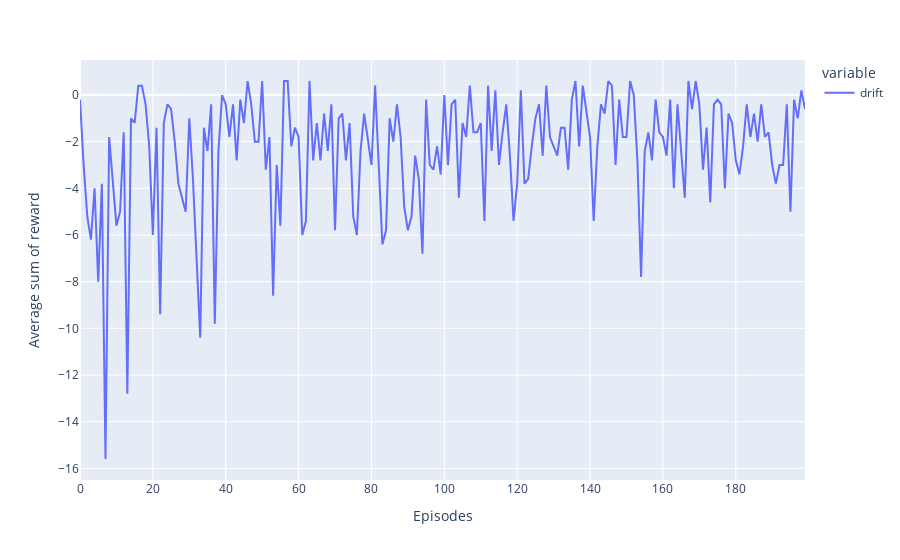

Notebook code cell kept with this figure:
### Code cell
runs = 5 #repeat trainning process
episodes = 200
drift_ep = 50
DQag_drift = np.empty((episodes, runs))
#agent1 = run_qlearner(episodesT, 0.2, epsilon=0.1, alpha=0.2)[0]
for i in tqdm(range(runs)):
    agent = DQNAgent(state_dim, action_dim)
    DQag_drift[:, i] = run_agent(episodes,0)

data_eps1 = {'drift':np.apply_along_axis(np.mean, 1, DQag_drift) }
df_eps1 = pd.DataFrame(data=data_eps1)
#print(data_eps1)
#print(df_eps1.shape)
fug = px.line(data_eps1, y=['drift'])
fug.update_layout(xaxis_title = 'Episodes', yaxis_title = 'Average sum of reward')
fug.show()

### Figure 1 — Plotly figure (JSON) as saved in the notebook; plotly's stock layout.template omitted (floating-point values rounded to 4 significant figures; data arrays with more than 128 entries replaced by an {"elided": "..."} marker saying what was removed)
{"data": [{"hovertemplate": "variable=drift<br>index=%{x}<br>value=%{y}<extra></extra>", "legendgroup": "drift", "line": {"color": "#636efa", "dash": "solid"}, "marker": {"symbol": "circle"}, "mode": "lines", "name": "drift", "orientation": "v", "showlegend": true, "type": "scatter", "x": {"elided": "200 int values"}, "xaxis": "x", "y": {"elided": "200 float values"}, "yaxis": "y"}], "layout": {"legend": {"title": {"text": "variable"}, "tracegroupgap": 0}, "margin": {"t": 60}, "xaxis": {"anchor": "y", "domain": [0, 1], "title": {"text": "Episodes"}}, "yaxis": {"anchor": "x", "domain": [0, 1], "title": {"text": "Average sum of reward"}}}}
